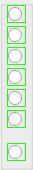
   <widget class="QGroupBox" name="gb_plot_2">
    <property name="geometry">
     <rect>
      <x>380</x>
      <y>75</y>
      <width>33</width>
      <height>170</height>
     </rect>
    </property>
    <property name="styleSheet">
     <string notr="true"/>
    </property>
    <property name="title">
     <string/>
    </property>
    <widget class="QRadioButton" name="rb_eta_2">
     <property name="geometry">
      <rect>
       <x>7</x>
       <y>26</y>
       <width>19</width>
       <height>18</height>
      </rect>
     </property>
     <property name="font">
      <font>
       <pointsize>6</pointsize>
      </font>
     </property>
     <property name="styleSheet">
      <string notr="true">border: 1px solid rgb(33, 255, 6);</string>
     </property>
     <property name="text">
      <string/>
     </property>
     <property name="iconSize">
      <size>
       <width>10</width>
       <height>10</height>
      </size>
     </property>
     <property name="autoExclusive">
      <bool>false</bool>
     </property>
    </widget>
    <widget class="QRadioButton" name="rb_beta_2">
     <property name="geometry">
      <rect>
       <x>7</x>
       <y>89</y>
       <width>19</width>
       <height>18</height>
      </rect>
     </property>
     <property name="font">
      <font>
       <pointsize>6</pointsize>
      </font>
     </property>
     <property name="styleSheet">
      <string notr="true">border: 1px solid rgb(33, 255, 6);</string>
     </property>
     <property name="text">
      <string/>
     </property>
     <property name="iconSize">
      <size>
       <width>10</width>
       <height>10</height>
      </size>
     </property>
     <property name="autoExclusive">
      <bool>false</bool>
     </property>
    </widget>
    <widget class="QRadioButton" name="rb_w0_2">
     <property name="geometry">
      <rect>
       <x>7</x>
       <y>5</y>
       <width>19</width>
       <height>18</height>
      </rect>
     </property>
     <property name="font">
      <font>
       <pointsize>6</pointsize>
      </font>
     </property>
     <property name="styleSheet">
      <string notr="true">border: 1px solid rgb(33, 255, 6);</string>
     </property>
     <property name="text">
      <string/>
     </property>
     <property name="iconSize">
      <size>
       <width>10</width>
       <height>10</height>
      </size>
     </property>
     <property name="autoExclusive">
      <bool>false</bool>
     </property>
    </widget>
    <widget class="QRadioButton" name="rb_delta_2">
     <property name="geometry">
      <rect>
       <x>7</x>
       <y>47</y>
       <width>19</width>
       <height>18</height>
      </rect>
     </property>
     <property name="font">
      <font>
       <pointsize>6</pointsize>
      </font>
     </property>
     <property name="styleSheet">
      <string notr="true">border: 1px solid rgb(33, 255, 6);</string>
     </property>
     <property name="text">
      <string/>
     </property>
     <property name="iconSize">
      <size>
       <width>10</width>
       <height>10</height>
      </size>
     </property>
     <property name="autoExclusive">
      <bool>false</bool>
     </property>
    </widget>
    <widget class="QRadioButton" name="rb_perc_2">
     <property name="geometry">
      <rect>
       <x>7</x>
       <y>110</y>
       <width>19</width>
       <height>18</height>
      </rect>
     </property>
     <property name="font">
      <font>
       <pointsize>6</pointsize>
      </font>
     </property>
     <property name="styleSheet">
      <string notr="true">border: 1px solid rgb(33, 255, 6);</string>
     </property>
     <property name="text">
      <string/>
     </property>
     <property name="iconSize">
      <size>
       <width>10</width>
       <height>10</height>
      </size>
     </property>
     <property name="autoExclusive">
      <bool>false</bool>
     </property>
    </widget>
    <widget class="QRadioButton" name="rb_wb_2">
     <property name="geometry">
      <rect>
       <x>7</x>
       <y>68</y>
       <width>19</width>
       <height>18</height>
      </rect>
     </property>
     <property name="font">
      <font>
       <pointsize>6</pointsize>
      </font>
     </property>
     <property name="styleSheet">
      <string notr="true">border: 1px solid rgb(33, 255, 6);</string>
     </property>
     <property name="text">
      <string/>
     </property>
     <property name="iconSize">
      <size>
       <width>10</width>
       <height>10</height>
      </size>
     </property>
     <property name="autoExclusive">
      <bool>false</bool>
     </property>
    </widget>
    <widget class="QRadioButton" name="rb_lambda_2">
     <property name="geometry">
      <rect>
       <x>7</x>
       <y>143</y>
       <width>19</width>
       <height>18</height>
      </rect>
     </property>
     <property name="font">
      <font>
       <pointsize>6</pointsize>
      </font>
     </property>
     <property name="styleSheet">
      <string notr="true">border: 1px solid rgb(33, 255, 6);</string>
     </property>
     <property name="text">
      <string/>
     </property>
     <property name="iconSize">
      <size>
       <width>10</width>
       <height>10</height>
      </size>
     </property>
     <property name="autoExclusive">
      <bool>false</bool>
     </property>
    </widget>
   </widget>
